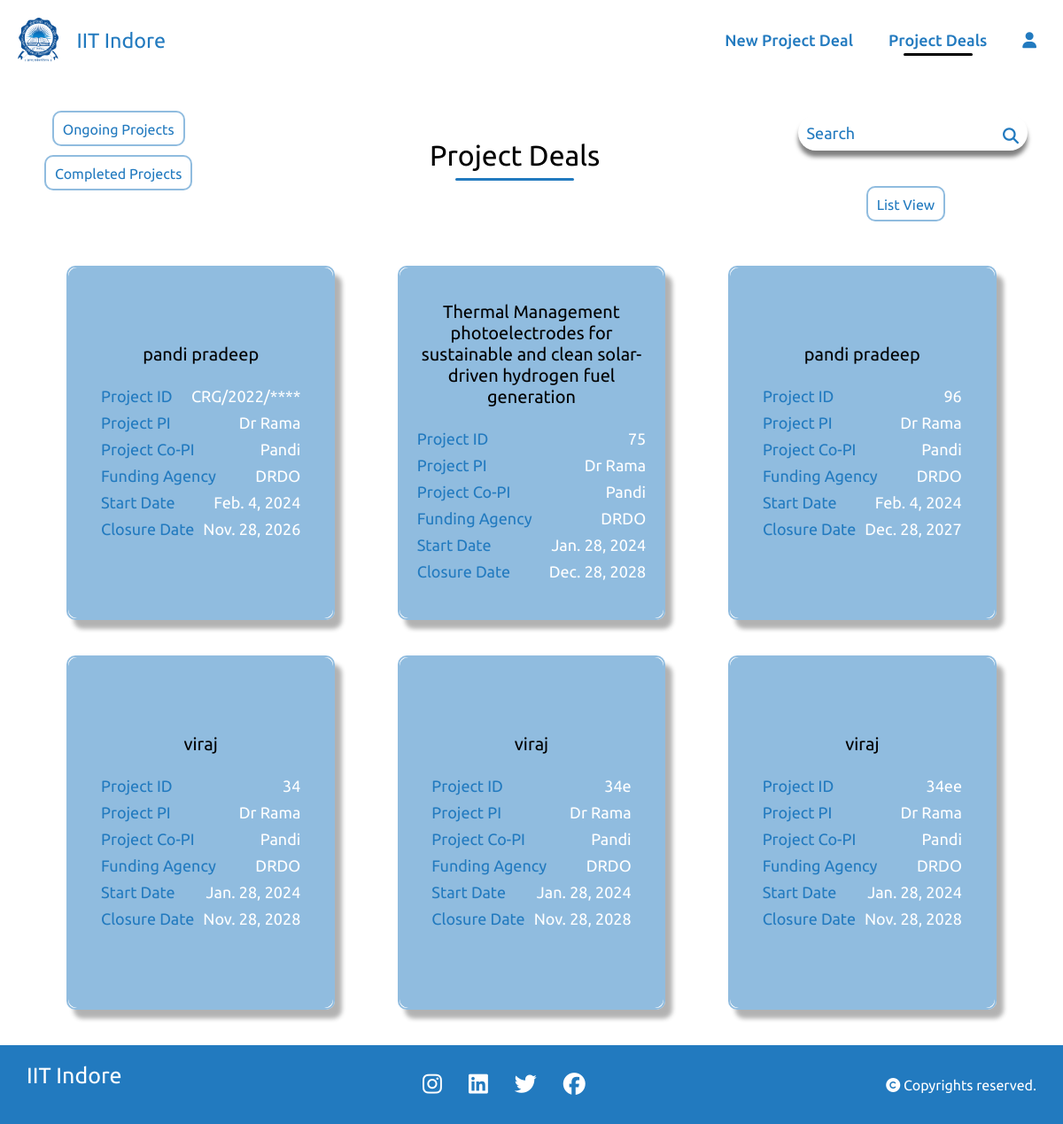
Page /project_list/ on the earlier database version.
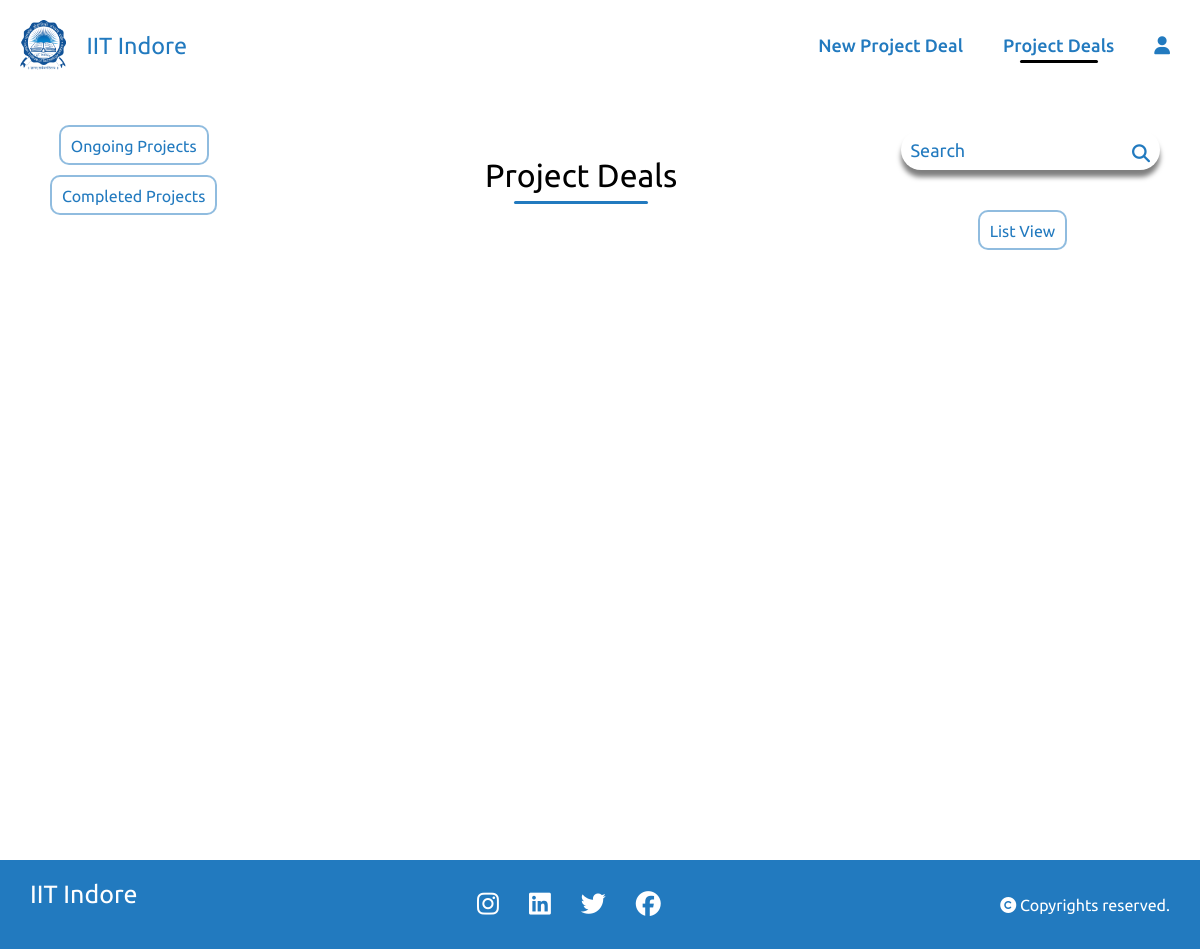
Same page on the later database version.
### home/models.py (models this page shows)
class project_details(models.Model):
    Project_Fellowship_No = models.CharField(max_length=20,null=True,blank=True,default=None)
    Project_file_name = models.CharField(max_length=20,null=True,blank= True)
    PI_of_Project = models.CharField(max_length=20,blank=True,null=True)
    Sanctioned_Date = models.DateField(null=True)
    Project_Start_Date = models.DateField(null=True)
    Project_Closure_Date = models.DateField(null=True)
    Title_of_Project = models.CharField(max_length=50,blank=True,null=True)
    project_duration =models.IntegerField(null=True)
    financial_year_start_index = models.IntegerField(null=True)
    financial_year_end_index = models.IntegerField(null=True)
    start_month = models.IntegerField(null=True)
    end_month = models.IntegerField(null=True)
    funding_agency = models.CharField(max_length=100,blank=True,null=True)
    Co_PI_of_Project = models.CharField(max_length=100,blank=True,null=True)
    Country_Involved = models.CharField(max_length=100,blank=True,null=True)
    Department = models.CharField(max_length=100,blank=True,null=True)
    Category = models.CharField(max_length=100,blank=True,null=True)
    Details_of_Donors= models.CharField(max_length=100,blank=True,null=True)
    remark = models.TextField(null=True, blank=True)
    scheme_name = models.CharField(max_length=255, null=True, blank=True)
    scheme_code = models.CharField(max_length=50, null=True, blank=True)
    received_amount =models.CharField(max_length=50, null=True, blank=True)
    date_of_receipt_amount = models.DateField(default=timezone.now, null=True, blank=True)
    provisional_uc = models.TextField(null=True, blank=True)
    audited_uc = models.TextField(null=True, blank=True)
    link_uc = models.URLField(null=True, blank=True)
    sanction_letters_link = models.URLField(null=True, blank=True)
    total_project_cost = models.CharField(max_length=50, null=True, blank=True)
    fellowship_type = models.CharField(max_length=100, null=True, blank=True)
    TASK_CHOICES = [
        ('ongoing', 'Ongoing'),
        ('completed', 'Completed'),
    ]
    task = models.CharField(
        max_length=10,
        choices=TASK_CHOICES,
        default='ongoing',
    )

### home/views.py (the view)
# urls.py: path('project_list/',views.project_list,name='project_list'),
def project_list(request):
    projects = project_details.objects.all()
    filter_option = request.GET.get('filter')
    if filter_option == 'ongoing':
        projects = projects.filter(task='ongoing')
    elif filter_option == 'completed':
        projects = projects.filter(task='completed')
    context = {'projects': projects}
    return render(request, 'project_list.html', context)

### templates/project_list.html (shortened to what this page needs)
{% load static %}
<!DOCTYPE html>
<html lang="en">
<head>
    <link rel="stylesheet" href="{% static 'style.css' %}">
</head>
<body>
    <div class="navbar1">
        <div class="title">
            <a href="{% url "homepage" %}" class="lo">
              <img src="{% static "IITI_Logo.png" %}" class="logo">
              <h3>IIT Indore</h3>
            </a>
        </div>
        <div class="links">
            <ul>
                <li><a href="{% url "index" %}">New Project Deal</a></li>
                <li><a href="{% url "project_list" %}" class="active"> Project Deals</a></li>
                <li><a href="{% url "logout" %}"><i class="fa-solid fa-user"></i></a></li>
            </ul>
        </div>
    </div>
    <div class="titles">
      <div class="dropdown">
        <div class="dropdown-menu" aria-labelledby="dropdownMenuButton">
          <a class="dropdown-item" id="ongoing" href="#" onclick="showOngoingProjects()">Ongoing Projects</a>
          <a class="dropdown-item" href="#" id="completed" onclick="showCompletedProjects()">Completed Projects</a>
        </div>
      </div>
      <div class="sub_nav">
          <div class="project_list"><h1>Project Deals</h1></div>
      </div>
      <div class="search">
        <form class="search-bar sub_nav" method="GET" action="{% url 'project_search' %}">
            <input type="text" name="q" placeholder="Search">
            <button type="submit"><i class="fa-solid fa-magnifying-glass"></i></button>
        </form>
        <a href="{% url 'project_listwise' %}">List View</a>
      </div>
    </div>
    <div class="project-container">
        {% for project in projects %}
        <div class="book">
            <div class="buttons">
                <a href="{% url 'fill' project_id=project.id %}">
                    <button class="button">Monthly Sheet</button>
                </a>
                <a href="{% url 'mastersheet' project_id=project.id %}">
                    <button class="button">Mastersheet</button>
                </a>
                <a href="{% url 'SOE_navigation' project_id=project.id %}">
                  <button class="button">SOE</button>
              </a>
              <a href="{% url 'ucr' project_id=project.id %}">
                <button class="button">UCR</button>
            </a>
            </div>
            <div class="cover">
                <div class="project-details">
                    <h4 style="text-align:center;">   {{ project.Title_of_Project }}  </h4>
                    <p><span>Project ID</span><span> {{ project.Project_Fellowship_No }}</span></p>
                    <p><span>Project PI</span><span> {{ project.PI_of_Project }}</span></p>
                    {% if project.Co_PI_of_Project %}<p><span>Project Co-PI</span><span>{{ project.Co_PI_of_Project }}</span></p>{% endif %}
                    {% if project.funding_agency %}<p><span>Funding Agency</span><span>{{ project.funding_agency }}</span></p>{% endif %}
                    <p><span>Start Date</span><span>{{ project.Project_Start_Date }}</span></p>
                    <p><span>Closure Date</span><span>{{ project.Project_Closure_Date }}</span></p>
                </div>
            </div>
           </div>
        {% endfor %}
    </div>
    <footer>
        <div class="footer">
          <div class="info">
            <h4>IIT Indore</h4>
          </div>
          <div class="social">
            <ul>
              <li><a href="#"><i class="fa-brands fa-instagram"></i></a></li>
              <li><a href="#"><i class="fa-brands fa-linkedin"></i></a></li>
              <li><a href="#"><i class="fa-brands fa-twitter"></i></a></li>
              <li><a href="#"><i class="fa-brands fa-facebook"></i></a></li>
            </ul>
          </div>
          <div class="rights">
            <p><i class="fa-solid fa-copyright"></i> Copyrights reserved.</p>
          </div>
        </div>
      </footer>
</body>
</html>

### static/style.css (style rules this page uses)
* { margin: 0; padding: 0; box-sizing: border-box; font-family: 'Ubuntu', cursive; font-weight: 400; }
:root { --primary-color:#000; --secondary-color: rgb(34,122,191); }
.navbar1 { width: 100%; padding: 20px 10px; position: sticky; top: 0px; display: flex; justify-content: space-between; align-items: center; background: transparent; }
.navbar1 .title { display: flex; margin:0px 10px; font-size: 20px; color: var(--secondary-color); font-weight: 400; align-items: center; justify-content: center; cursor: pointer; }
.navbar1 h3 { color: var(--secondary-color); }
.navbar1 .title img { height: 50px; margin-right: 20px; cursor: pointer; }
.navbar1 .links ul { display: flex; align-items: center; justify-content: center; flex: 1; flex-wrap: wrap; }
.navbar1 .links ul li { list-style: none; }
.navbar1 .links ul li a { margin: auto 20px; text-decoration: none; font-size: 18px; position: relative; font-weight: 500; color: var(--secondary-color); }
.lo { display: flex; align-items: center; justify-content: center; color: #fff; text-decoration: none; }
.active::after { content: ''; position: absolute; width: 70%; left: 15%; bottom: -8px; height: 3px; background-color: var(--primary-color); border-radius: 10px; }
footer .footer { display: flex; justify-content: space-between; align-items: center; flex-wrap: wrap; padding: 20px 30px; background-color: var(--secondary-color); color: #fff; }
.info h4 { text-align: center; color: #fff; margin-bottom: 20px; font-size: 25px; }
.social ul { display: flex; align-items: center; }
.social ul li { list-style-type: none; }
.social ul li a { color: #fff; font-size: 25px; margin: 0px 15px; }

### templates/project_list.html (style rules this page uses)
:root { --main-color: #fff; --secondary-color: rgb(34,122,191); }
body .project-container { min-height: 70vh; }
.sub_nav { text-align: center; margin: 20px; padding: 20px; flex: 1; margin-left: 10%; }
.sub_nav h1 { position: relative; }
.sub_nav h1::before { content: ""; position: absolute; height: 3px; width: 30%; left: 35%; bottom: -10px; background-color: var(--secondary-color); border-radius: 30px; }
.project-container { display: flex; align-items: center; margin: 20px 40px; justify-content: space-around; flex-wrap: wrap; }
.titles { display: flex; align-items: center; justify-content: space-between; }
.titles .dropdown .dropdown-menu { display: flex; align-items: center; flex-direction: column; margin-left: 50px; }
.titles .dropdown .dropdown-menu a, .titles .search a { text-decoration: none; height: 40px; padding: 10px; font-size: 16px; outline: 0; border: none; cursor: pointer; background-color: rgba(34,122,191,0.5); color: #fff; border-radius: 10px; transition: all 0.3s ease-in-out; border: 2px solid rgba(34,122,191,0.5); background-color: #fff; color: var(--secondary-color); margin-bottom: 10px; }
.titles .search { display: flex; align-items: center; justify-content: center; flex-direction: column; }
.titles .search form { position: relative; }
.titles .search form input { width: 100%; height: 40px; outline: none; border: none; box-shadow: 0px 7px 5px rgba(0,0,0,0.5); color: var(--secondary-color); font-size: 18px; border-radius: 20px; padding: 10px; }
.titles .search form input::placeholder { color: var(--secondary-color); }
.titles .search form button { position: absolute; right: 20px; top: 23%; height: 50px; border-radius: 20px; font-size: 18px; background: transparent; padding: 10px; cursor: pointer; outline: none; border: none; color: var(--secondary-color); }

Differences in the rows shown:
removed project_details: Title_of_Project "pandi pradeep", Project_Fellowship_No "CRG/2022/****", PI_of_Project "Dr Rama", Co_PI_of_Project "Pandi", funding_agency "DRDO", Project_Start_Date "Feb. 4, 2024", Project_Closure_Date "Nov. 28, 2026"
removed project_details: Title_of_Project "Thermal Management photoelectrodes for sustainable and clean solar-driven hydrogen fuel generation", Project_Fellowship_No "75", PI_of_Project "Dr Rama", Co_PI_of_Project "Pandi", funding_agency "DRDO", Project_Start_Date "Jan. 28, 2024", Project_Closure_Date "Dec. 28, 2028"
removed project_details: Title_of_Project "pandi pradeep", Project_Fellowship_No "96", PI_of_Project "Dr Rama", Co_PI_of_Project "Pandi", funding_agency "DRDO", Project_Start_Date "Feb. 4, 2024", Project_Closure_Date "Dec. 28, 2027"
removed project_details: Title_of_Project "viraj", Project_Fellowship_No "34", PI_of_Project "Dr Rama", Co_PI_of_Project "Pandi", funding_agency "DRDO", Project_Start_Date "Jan. 28, 2024", Project_Closure_Date "Nov. 28, 2028"
removed project_details: Title_of_Project "viraj", Project_Fellowship_No "34e", PI_of_Project "Dr Rama", Co_PI_of_Project "Pandi", funding_agency "DRDO", Project_Start_Date "Jan. 28, 2024", Project_Closure_Date "Nov. 28, 2028"
removed project_details: Title_of_Project "viraj", Project_Fellowship_No "34ee", PI_of_Project "Dr Rama", Co_PI_of_Project "Pandi", funding_agency "DRDO", Project_Start_Date "Jan. 28, 2024", Project_Closure_Date "Nov. 28, 2028"
